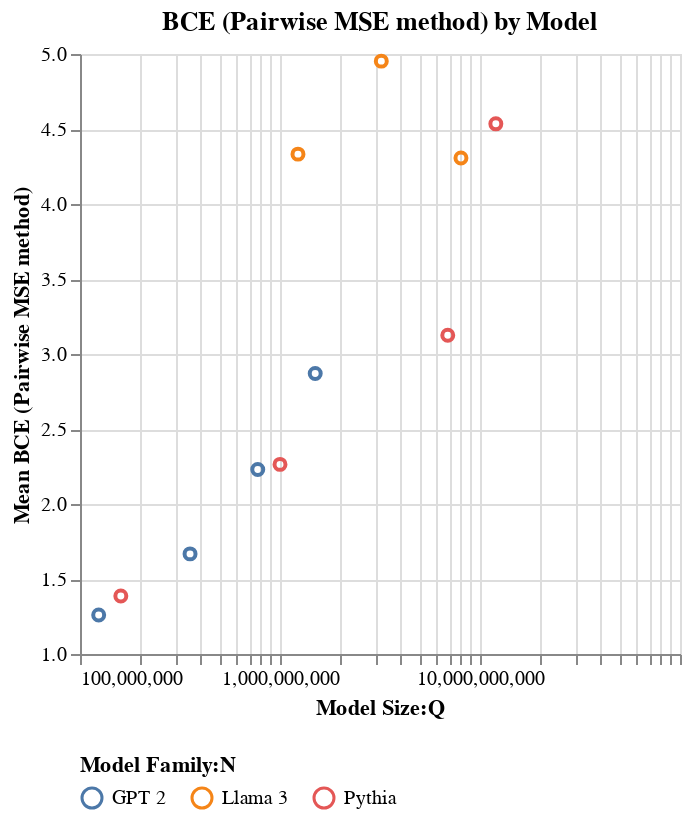

The cell this chart's notebook holds for it:
### Code cell
config = VisualisationConfig(
    plot_fn=alt.Chart.mark_point,
    fig_title="BCE (Pairwise MSE method) by Model",
    x_category="Model Size:Q",
    y_category="mean(BCE (Pairwise MSE)):Q",
    color_category="Model Family:N",
    tooltip_fields=[
        alt.Tooltip("Language Model:N", title="Model"),
        alt.Tooltip("Model Family:N", title="Family"),
        alt.Tooltip("mean(BCE (Pairwise MSE)):Q", title="Mean BCE", format=".3f"),
        alt.Tooltip("median():Q", title="Median", format=".3f"),
        alt.Tooltip("mean():Q", title="Mean", format=".3f"),
        alt.Tooltip("count():Q", title="Count", format="d"),
    ],
    titles={
        "mean(BCE (Pairwise MSE)):Q": "Mean BCE (Pairwise MSE method)",
        "model_name": "Language Model",
    },
    scale={
        "Model Size:Q": {"type": "log"},
        "mean(BCE (Pairwise MSE)):Q": {"zero": False},
    },
    chart_properties={
        "resolve": {"scale": {"x": "independent", "y": "shared"}},
    },
    legend_config={"columns": 5, "orient": "bottom"},
)

chart_mse = visualize(bce_mse_analyzer.df, config=config)

chart_mse.show()

### Figure 1 — Vega specification as saved in the notebook (floating-point values rounded to 4 significant figures)
{"$schema": "https://vega.github.io/schema/vega/v5.json", "data": [{"name": "source_0", "values": [{"Language Model": "GPT-2-S", "Model Family": "GPT 2", "Model Size": 124000000.0, "__count": 396, "mean_BCE (Pairwise MSE)": 1.26}, {"Language Model": "GPT-2-M", "Model Family": "GPT 2", "Model Size": 355000000.0, "__count": 396, "mean_BCE (Pairwise MSE)": 1.667}, {"Language Model": "GPT-2-L", "Model Family": "GPT 2", "Model Size": 774000000.0, "__count": 396, "mean_BCE (Pairwise MSE)": 2.23}, {"Language Model": "GPT-2-XL", "Model Family": "GPT 2", "Model Size": 1500000000.0, "__count": 396, "mean_BCE (Pairwise MSE)": 2.869}, {"Language Model": "Llama3.2-1B", "Model Family": "Llama 3", "Model Size": 1230000000.0, "__count": 396, "mean_BCE (Pairwise MSE)": 4.332}, {"Language Model": "Llama3.2-3B", "Model Family": "Llama 3", "Model Size": 3210000000.0, "__count": 396, "mean_BCE (Pairwise MSE)": 4.952}, {"Language Model": "Llama3.1-8B", "Model Family": "Llama 3", "Model Size": 8030000000.0, "__count": 396, "mean_BCE (Pairwise MSE)": 4.306}, {"Language Model": "Pythia-160M", "Model Family": "Pythia", "Model Size": 160000000.0, "__count": 396, "mean_BCE (Pairwise MSE)": 1.386}, {"Language Model": "Pythia-1B", "Model Family": "Pythia", "Model Size": 1000000000.0, "__count": 396, "mean_BCE (Pairwise MSE)": 2.264}, {"Language Model": "Pythia-6.9B", "Model Family": "Pythia", "Model Size": 6900000000.0, "__count": 396, "mean_BCE (Pairwise MSE)": 3.125}, {"Language Model": "Pythia-12B", "Model Family": "Pythia", "Model Size": 12000000000.0, "__count": 396, "mean_BCE (Pairwise MSE)": 4.534}]}, {"name": "source_0_y_domain_mean_BCE (Pairwise MSE)", "values": [{"min": 1.26, "max": 4.952}]}, {"name": "source_0_color_domain_Model Family", "values": [{"Model Family": "GPT 2"}, {"Model Family": "Llama 3"}, {"Model Family": "Pythia"}]}], "marks": [{"type": "symbol", "name": "marks", "from": {"data": "source_0"}, "encode": {"update": {"fill": {"value": "transparent"}, "tooltip": {"signal": "{\"Model\": isValid(datum[\"Language Model\"]) ? datum[\"Language Model\"] : \"\"+datum[\"Language Model\"], \"Family\": isValid(datum[\"Model Family\"]) ? datum[\"Model Family\"] : \"\"+datum[\"Model Family\"], \"Mean BCE\": format(datum[\"mean_BCE (Pairwise MSE)\"], \".3f\"), \"Count\": format(datum[\"__count\"], \"d\")}"}, "y": {"field": "mean_BCE (Pairwise MSE)", "scale": "y"}, "stroke": {"field": "Model Family", "scale": "color"}, "x": {"field": "Model Size", "scale": "x"}}}, "style": ["point"]}], "scales": [{"name": "x", "type": "log", "domain": {"data": "source_0", "field": "Model Size"}, "range": [0, {"signal": "width"}], "nice": true}, {"name": "y", "type": "linear", "domain": [{"signal": "(data(\"source_0_y_domain_mean_BCE (Pairwise MSE)\")[0] || {}).min"}, {"signal": "(data(\"source_0_y_domain_mean_BCE (Pairwise MSE)\")[0] || {}).max"}], "range": [{"signal": "height"}, 0], "nice": true, "zero": false}, {"name": "color", "type": "ordinal", "domain": {"data": "source_0_color_domain_Model Family", "field": "Model Family"}, "range": "category"}], "axes": [{"scale": "x", "gridScale": "y", "minExtent": 0, "grid": true, "orient": "bottom", "domain": false, "labels": false, "aria": false, "ticks": false, "maxExtent": 0, "zindex": 0}, {"scale": "y", "domain": false, "labels": false, "ticks": false, "orient": "left", "grid": true, "gridScale": "x", "aria": false, "maxExtent": 0, "minExtent": 0, "tickCount": {"signal": "ceil(height/40)"}, "zindex": 0}, {"scale": "x", "orient": "bottom", "zindex": 0, "title": "Model Size:Q", "labelFlush": true, "labelOverlap": "greedy", "grid": false}, {"scale": "y", "grid": false, "title": "Mean BCE (Pairwise MSE method)", "tickCount": {"signal": "ceil(height/40)"}, "orient": "left", "labelOverlap": true, "zindex": 0}], "title": {"text": "BCE (Pairwise MSE method) by Model", "frame": "group"}, "style": "cell", "width": 300, "background": "white", "height": 300, "legends": [{"columns": 5, "orient": "bottom", "title": "Model Family:N", "stroke": "color", "direction": "horizontal", "symbolType": "circle", "encode": {"symbols": {"update": {"fill": {"value": "transparent"}}}}}], "padding": 5}
